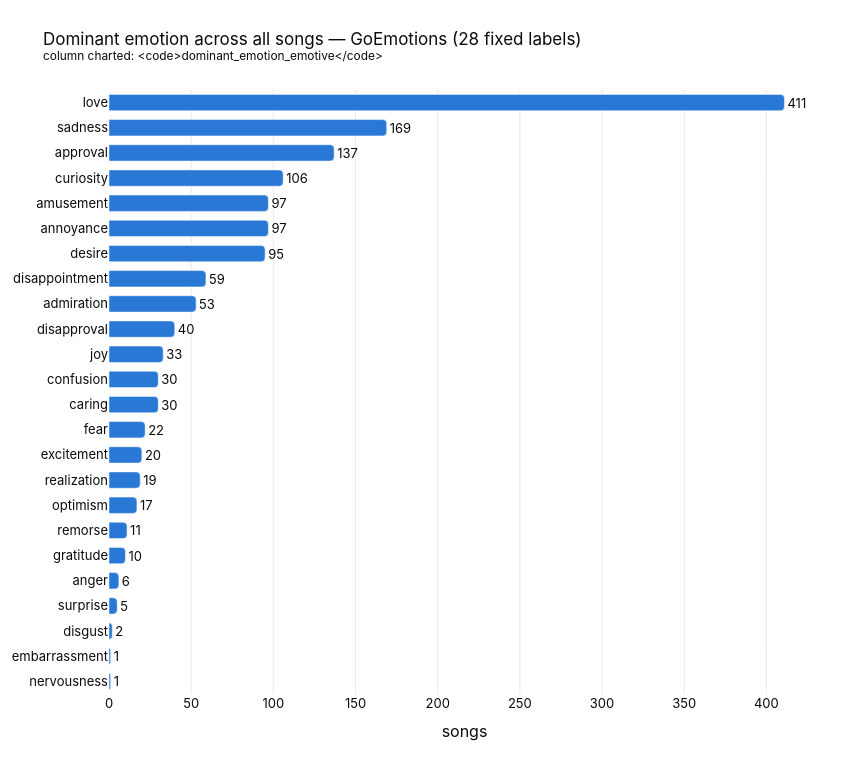

Notebook code for this chart:
### Markdown cell above
### 2. Dominant emotion mix

Which label wins outright per song, counted overall and split by region. Counts
are fork-local — the label sets don't line up, so a bar here has no counterpart
in the sibling notebook.

### Code cell
dom = df[DOMINANT_COL].value_counts()
dom = dom[~dom.index.isin(EXCLUDE)]

fig = go.Figure(go.Bar(
    x=dom.values, y=dom.index, orientation="h",
    marker=dict(color="#2a78d6", cornerradius=4),
    text=dom.values, textposition="outside",
    hovertemplate="<b>%{y}</b><br>%{x} songs<extra></extra>",
))
fig.update_layout(
    title=f"Dominant emotion across all songs — {LABEL}<br>"
          f"<sup>column charted: <code>{DOMINANT_COL}</code></sup>",
    xaxis_title="songs", yaxis=dict(autorange="reversed"),
    height=max(360, 26 * len(dom) + 140), width=860, bargap=0.35, **LAYOUT,
)
fig.update_xaxes(gridcolor="#eceae5", zeroline=False)
fig.update_yaxes(showgrid=False)
fig.show()

# Share of each region's songs, so a large region doesn't dominate by size alone
mix = (
    pd.crosstab(df["region"], df[DOMINANT_COL], normalize="index")
      .reindex(regions)
      .drop(columns=[c for c in EXCLUDE if c in df[DOMINANT_COL].unique()], errors="ignore")
)
mix = mix[dom.index[: min(12, len(dom))]]
display((mix * 100).round(1))

### Figure 1 — Plotly figure (JSON) as saved in the notebook; plotly's stock layout.template omitted (floating-point values rounded to 4 significant figures)
{"data": [{"hovertemplate": "<b>%{y}</b><br>%{x} songs<extra></extra>", "marker": {"color": "#2a78d6", "cornerradius": 4}, "orientation": "h", "text": [411.0, 169.0, 137.0, 106.0, 97.0, 97.0, 95.0, 59.0, 53.0, 40.0, 33.0, 30.0, 30.0, 22.0, 20.0, 19.0, 17.0, 11.0, 10.0, 6.0, 5.0, 2.0, 1.0, 1.0], "textposition": "outside", "type": "bar", "x": [411, 169, 137, 106, 97, 97, 95, 59, 53, 40, 33, 30, 30, 22, 20, 19, 17, 11, 10, 6, 5, 2, 1, 1], "y": ["love", "sadness", "approval", "curiosity", "amusement", "annoyance", "desire", "disappointment", "admiration", "disapproval", "joy", "confusion", "caring", "fear", "excitement", "realization", "optimism", "remorse", "gratitude", "anger", "surprise", "disgust", "embarrassment", "nervousness"]}], "layout": {"bargap": 0.35, "font": {"color": "#0b0b0b", "family": "Inter, -apple-system, Helvetica, sans-serif", "size": 13}, "height": 764, "margin": {"b": 70, "l": 90, "r": 40, "t": 90}, "title": {"font": {"size": 17}, "text": "Dominant emotion across all songs — GoEmotions (28 fixed labels)<br><sup>column charted: <code>dominant_emotion_emotive</code></sup>"}, "width": 860, "xaxis": {"gridcolor": "#eceae5", "title": {"text": "songs"}, "zeroline": false}, "yaxis": {"autorange": "reversed", "showgrid": false}}}
